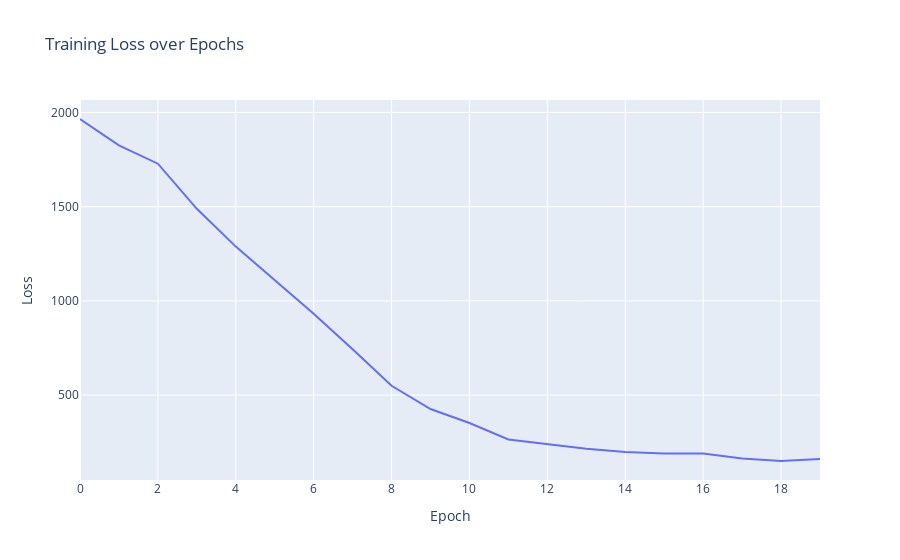

Source (notebook cell):
### Code cell
# Plotting the final loss
fig = go.Figure(data=go.Scatter(y=final_loss, mode='lines'))
fig.update_layout(title='Training Loss over Epochs',
                  xaxis_title='Epoch',
                  yaxis_title='Loss')
fig.show()

### Figure 1 — Plotly figure (JSON) as saved in the notebook; plotly's stock layout.template omitted (floating-point values rounded to 4 significant figures)
{"data": [{"mode": "lines", "type": "scatter", "y": [1965.0, 1825.0, 1728.0, 1489.0, 1288.0, 1112.0, 931.7, 742.7, 549.4, 426.0, 352.1, 264.7, 238.6, 215.5, 197.6, 190.5, 190.5, 163.1, 150.2, 161.4]}], "layout": {"title": {"text": "Training Loss over Epochs"}, "xaxis": {"title": {"text": "Epoch"}}, "yaxis": {"title": {"text": "Loss"}}}}
